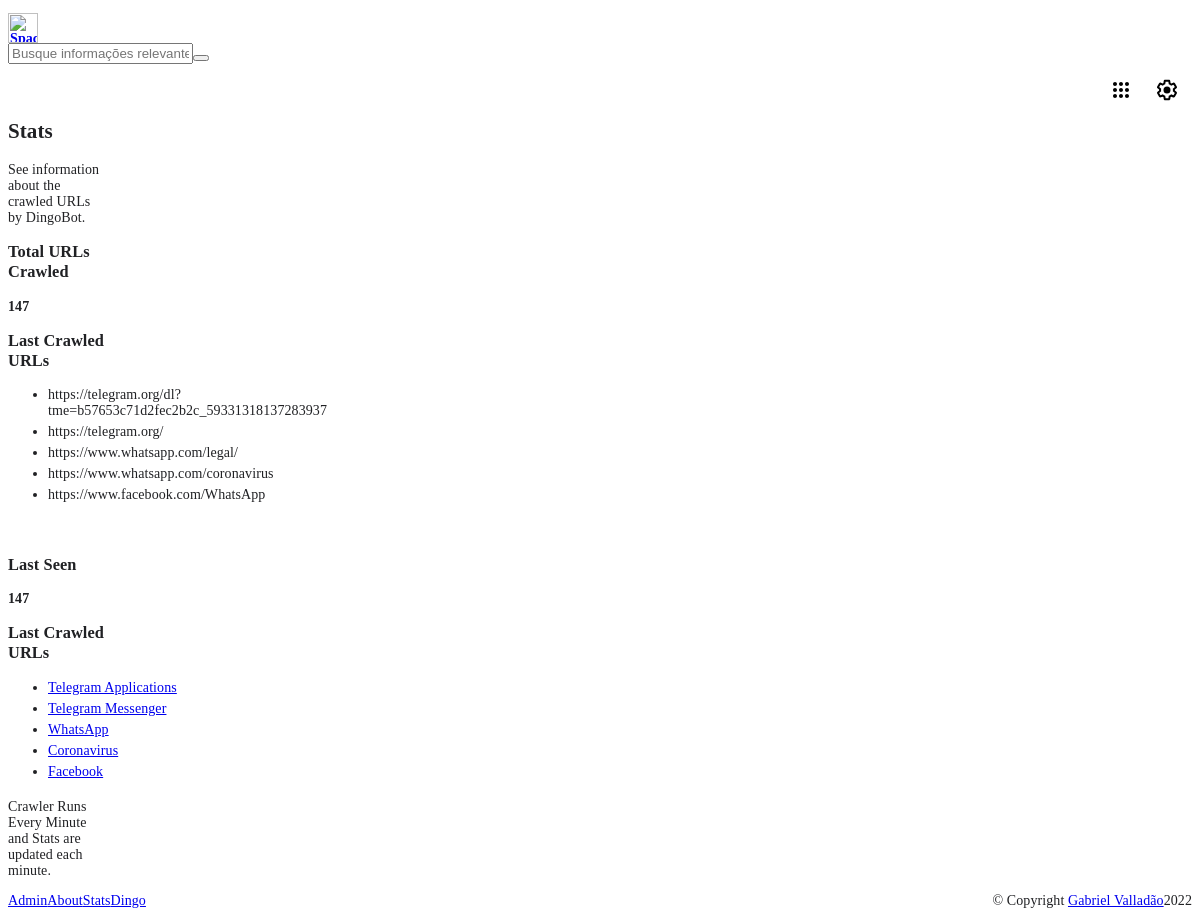
Page /about/stats.php on the committed database.
### tables this page shows
CREATE TABLE `search` (
  `id` int(11) NOT NULL,
  `title` longtext NOT NULL,
  `url` longtext NOT NULL,
  `description` longtext NOT NULL,
  `keywords` varchar(500) NOT NULL,
  `icons` longtext NOT NULL,
  `clicks` longtext NOT NULL,
  `status` longtext NOT NULL
);

### about/stats.php (the view, shortened to what this page needs)
<?php include("../load.php"); ?>
<html>
<head>
</head>
<body>
    <div class="container-fluid">
        <div class="row header">
            <div class="col-5" style="margin-left: 93%; z-index: 100;">
            </div>
        </div>
        <link rel="stylesheet" href="../cdn/css/theme-header.css" />
        <div class="container" style="width:100px;">
            <h2>Stats</h2>
            <p>See information about the crawled URLs by DingoBot.</p>
            <h3>Total URLs Crawled</h3>
            <strong>
                <?php
                $sql = $dbh->query("SELECT COUNT(id) FROM `search`");
                echo $sql->fetchColumn();
                ?>
            </strong>
            <h3>Last Crawled URLs</h3>
            <ul style="width: 400px;overflow: auto;">
                <?php
                $sql = $dbh->query("SELECT `url` FROM `search` ORDER BY id DESC LIMIT 5");
                while ($r = $sql->fetch()) {
                    echo "<li style='margin-bottom:5px;'>" . $r['url'] . "</li>";
                }
                ?>
            </ul>
            <br>
            <h3>Last Seen</h3>
            <strong>
                <?php
                $sql = $dbh->query("SELECT COUNT(id) FROM `search`");
                echo $sql->fetchColumn();
                ?>
            </strong>
            <h3>Last Crawled URLs</h3>
            <ul style="width: 400px;overflow: auto;">
                <?php
                $sql = $dbh->query("SELECT * FROM `search` ORDER BY id DESC LIMIT 5");
                while ($r = $sql->fetch()) {
                    echo "<li style='margin-bottom:5px;'><a href=" . $r['url'] . ">" . $r['title'] . "</a></li>";
                }
                ?>
            </ul>
            <p>Crawler Runs Every Minute and Stats are updated each minute.</p>
        </div>
    </div>
</body>
</html>

### rows in the picture
search: url "https://telegram.org/dl?tme=b57653c71d2fec2b2c_59331318137283937", title "Telegram Applications"
search: url "https://telegram.org/", title "Telegram Messenger"
search: url "https://www.whatsapp.com/legal/", title "WhatsApp"
search: url "https://www.whatsapp.com/coronavirus", title "Coronavirus"
search: url "https://www.facebook.com/WhatsApp", title "Facebook"

### other values in the picture
$sql->fetchColumn() "147"
